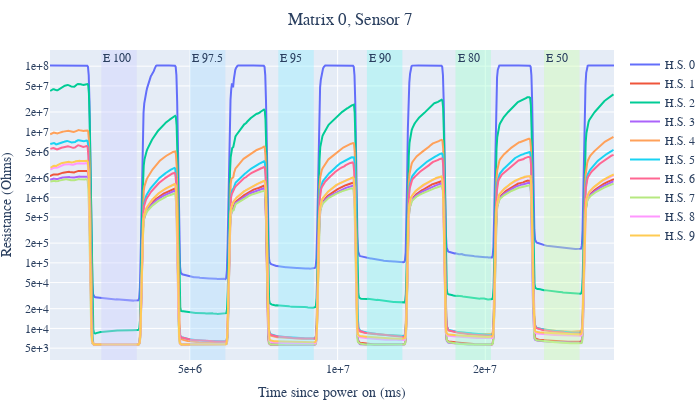

Notebook source saved alongside this figure:
### Code cell
plot_data_arr(sensor_data, 0, 7, sensor_labels, skip=10, cut=10)

### Figure 1 — Plotly figure (JSON) as saved in the notebook; plotly's stock layout.template omitted (floating-point values rounded to 4 significant figures; data arrays with more than 128 entries replaced by an {"elided": "..."} marker saying what was removed)
{"data": [{"mode": "lines", "name": "H.S. 0", "showlegend": true, "type": "scatter", "x": {"elided": "773 int values"}, "y": {"elided": "773 float values"}}, {"mode": "lines", "name": "H.S. 1", "showlegend": true, "type": "scatter", "x": {"elided": "773 int values"}, "y": {"elided": "773 float values"}}, {"mode": "lines", "name": "H.S. 2", "showlegend": true, "type": "scatter", "x": {"elided": "771 int values"}, "y": {"elided": "771 float values"}}, {"mode": "lines", "name": "H.S. 3", "showlegend": true, "type": "scatter", "x": {"elided": "771 int values"}, "y": {"elided": "771 float values"}}, {"mode": "lines", "name": "H.S. 4", "showlegend": true, "type": "scatter", "x": {"elided": "771 int values"}, "y": {"elided": "771 float values"}}, {"mode": "lines", "name": "H.S. 5", "showlegend": true, "type": "scatter", "x": {"elided": "771 int values"}, "y": {"elided": "771 float values"}}, {"mode": "lines", "name": "H.S. 6", "showlegend": true, "type": "scatter", "x": {"elided": "771 int values"}, "y": {"elided": "771 float values"}}, {"mode": "lines", "name": "H.S. 7", "showlegend": true, "type": "scatter", "x": {"elided": "771 int values"}, "y": {"elided": "771 float values"}}, {"mode": "lines", "name": "H.S. 8", "showlegend": true, "type": "scatter", "x": {"elided": "771 int values"}, "y": {"elided": "771 float values"}}, {"mode": "lines", "name": "H.S. 9", "showlegend": true, "type": "scatter", "x": {"elided": "771 int values"}, "y": {"elided": "771 float values"}}], "layout": {"annotations": [{"showarrow": false, "text": "E 100", "x": 1996811, "xanchor": "left", "xref": "x", "y": 1, "yanchor": "top", "yref": "y domain"}, {"showarrow": false, "text": "E 97.5", "x": 4996359, "xanchor": "left", "xref": "x", "y": 1, "yanchor": "top", "yref": "y domain"}, {"showarrow": false, "text": "E 95", "x": 7991576, "xanchor": "left", "xref": "x", "y": 1, "yanchor": "top", "yref": "y domain"}, {"showarrow": false, "text": "E 90", "x": 10990774, "xanchor": "left", "xref": "x", "y": 1, "yanchor": "top", "yref": "y domain"}, {"showarrow": false, "text": "E 80", "x": 13990844, "xanchor": "left", "xref": "x", "y": 1, "yanchor": "top", "yref": "y domain"}, {"showarrow": false, "text": "E 50", "x": 16990503, "xanchor": "left", "xref": "x", "y": 1, "yanchor": "top", "yref": "y domain"}], "font": {"family": "Times New Roman"}, "height": 400, "margin": {"b": 0, "l": 0, "r": 10, "t": 50}, "shapes": [{"fillcolor": "#cdd0ff", "line": {"width": 0}, "opacity": 0.4, "type": "rect", "x0": 1996811, "x1": 3196665, "xref": "x", "y0": 0, "y1": 1, "yref": "y domain"}, {"fillcolor": "#afdfff", "line": {"width": 0}, "opacity": 0.4, "type": "rect", "x0": 4996359, "x1": 6196652, "xref": "x", "y0": 0, "y1": 1, "yref": "y domain"}, {"fillcolor": "#91edff", "line": {"width": 0}, "opacity": 0.4, "type": "rect", "x0": 7991576, "x1": 9191455, "xref": "x", "y0": 0, "y1": 1, "yref": "y domain"}, {"fillcolor": "#88f8ef", "line": {"width": 0}, "opacity": 0.4, "type": "rect", "x0": 10990774, "x1": 12190670, "xref": "x", "y0": 0, "y1": 1, "yref": "y domain"}, {"fillcolor": "#a0fecd", "line": {"width": 0}, "opacity": 0.4, "type": "rect", "x0": 13990844, "x1": 15190820, "xref": "x", "y0": 0, "y1": 1, "yref": "y domain"}, {"fillcolor": "#cefeac", "line": {"width": 0}, "opacity": 0.4, "type": "rect", "x0": 16990503, "x1": 18189907, "xref": "x", "y0": 0, "y1": 1, "yref": "y domain"}], "title": {"font": {"family": "Times New Roman"}, "pad": {"b": 0, "l": 0, "r": 0, "t": 0}, "text": "Matrix 0, Sensor 7", "x": 0.5}, "width": 700, "xaxis": {"tickformat": ".0e", "title": {"text": "Time since power on (ms)"}}, "yaxis": {"tickformat": ".0e", "title": {"text": "Resistance (Ohms)"}, "type": "log"}}}
